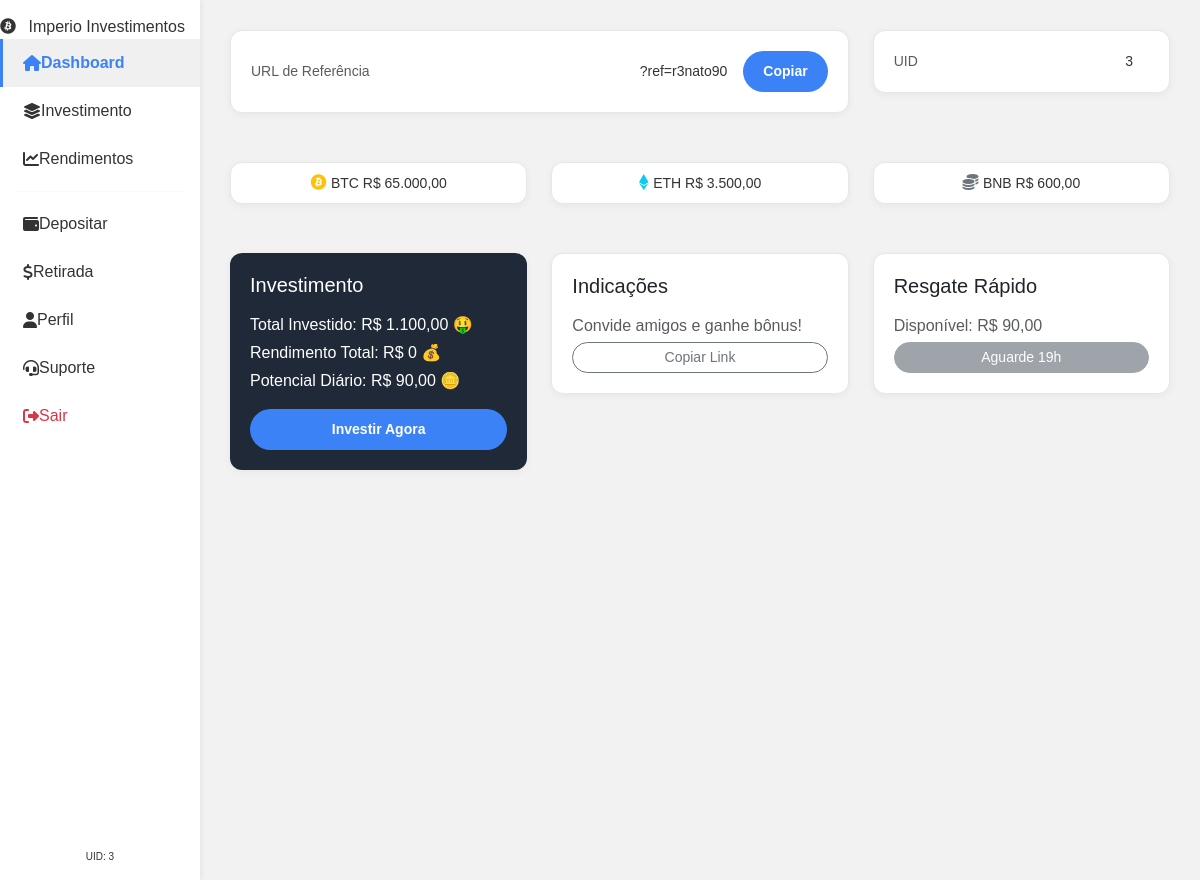
Before: /dashboard.php (signed in) with the older database file.
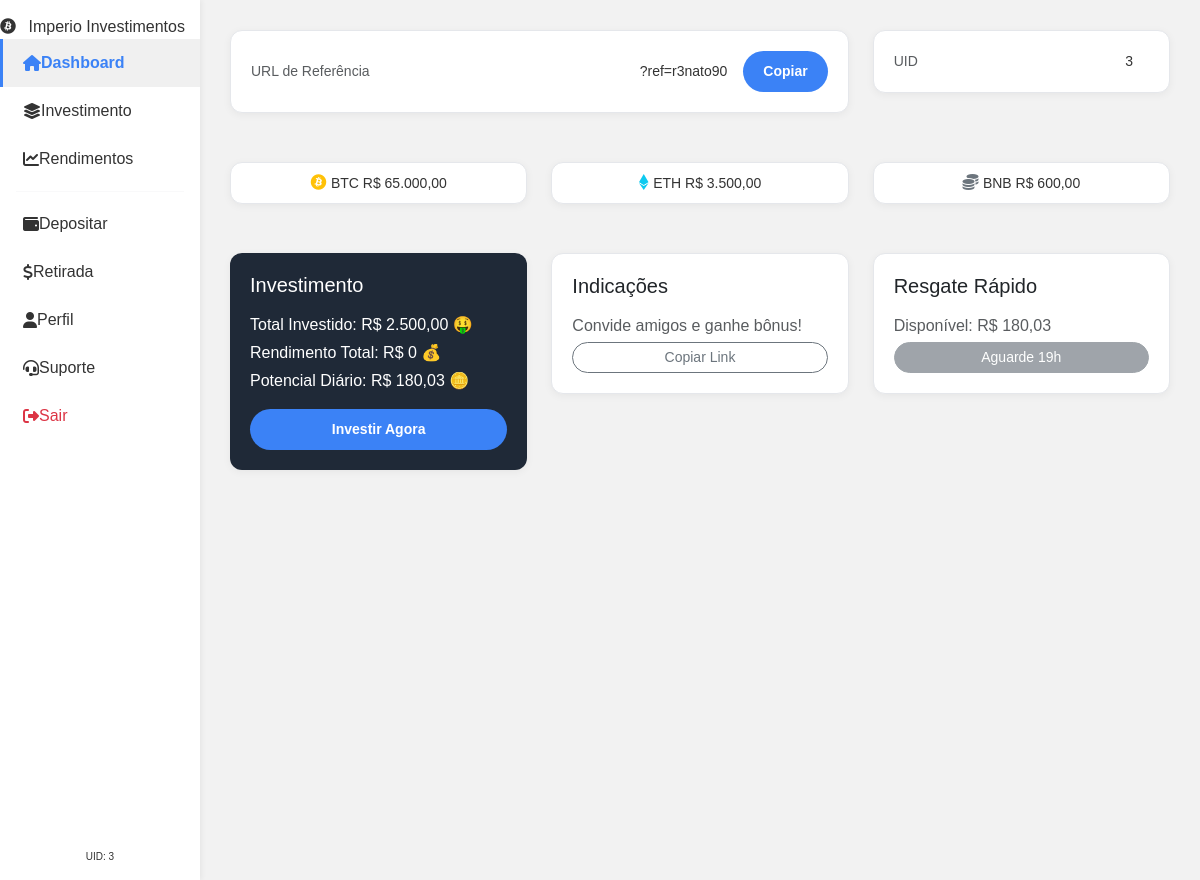
After: the same page with the newer database file.
### tables this page shows
CREATE TABLE `settings` (
  `id` int(11) NOT NULL,
  `setting_key` varchar(50) NOT NULL,
  `setting_value` text DEFAULT NULL,
  `description` varchar(255) DEFAULT NULL
);

CREATE TABLE `users` (
  `id` int(11) NOT NULL,
  `name` varchar(255) NOT NULL,
  `email` varchar(255) NOT NULL,
  `password` varchar(255) NOT NULL,
  `whatsapp` varchar(20) DEFAULT NULL,
  `cpf` varchar(14) DEFAULT NULL,
  `username` varchar(50) DEFAULT NULL,
  `role` enum('admin','user') DEFAULT 'user',
  `balance` decimal(15,2) DEFAULT 0.00,
  `referrer_id` int(11) DEFAULT NULL,
  `pix_key_type` varchar(20) DEFAULT NULL,
  `pix_key` varchar(255) DEFAULT NULL,
  `created_at` timestamp NULL DEFAULT current_timestamp(),
  `withdrawal_password` varchar(255) DEFAULT NULL
);

### functions.php (called while the page is built, shortened)
<?php
function getSetting($pdo, $key, $default = null) {
    $stmt = $pdo->prepare("SELECT setting_value FROM settings WHERE setting_key = ?");
    $stmt->execute([$key]);
    $res = $stmt->fetch();
    return $res ? $res['setting_value'] : $default;
}
?>

### dashboard.php (the view, shortened to what this page needs)
<?php
require 'db.php';
require 'functions.php';
function getNextCurrencyEmoji() {
    static $emojis = ['🤑', '💰', '🪙'];
    static $index = 0;
    $emoji = $emojis[$index];
    $index = ($index + 1) % count($emojis);
    return $emoji;
}
$user_id = $_SESSION['user_id'];
$role = $_SESSION['role'];
$stmt = $pdo->prepare("SELECT * FROM users WHERE id = ?");
$stmt->execute([$user_id]);
$currentUser = $stmt->fetch();
$site_name = getSetting($pdo, 'site_name', 'Imperio Invest');
    ?>
    <?php exit;
$page = isset($_GET['page']) ? $_GET['page'] : 'home';
?>
<!DOCTYPE html>
<html lang="pt-br">
<head>
    <link href="https://cdn.jsdelivr.net/npm/bootstrap@5.3.0/dist/css/bootstrap.min.css" rel="stylesheet">
    <link rel="stylesheet" href="https://cdnjs.cloudflare.com/ajax/libs/font-awesome/6.4.0/css/all.min.css">
</head>
<body>
<?php if ($role == 'user'): ?>
    <?php
        $invs = $pdo->query("SELECT * FROM user_investments WHERE user_id = $user_id AND status = 'active'")->fetchAll();
        $total_invested = 0; $today_yield = 0; $total_yield = 0; $unclaimed_yield = 0;
        $currentHour = (int)date('H');
        $is_claim_window = $currentHour >= 19 && $currentHour <= 23;
        foreach($invs as $i) {
            $total_invested += $i['amount'];
            $plan = $pdo->query("SELECT * FROM plans WHERE id={$i['plan_id']}")->fetch();
            $today_yield += $i['amount'] * ($plan['daily_percent']/100);
            $today = date('Y-m-d');
            if (empty($i['last_claim_date']) || $i['last_claim_date'] < $today) $unclaimed_yield += $i['daily_return'];
        }
        $refLink = getenv('BASE_URL') . "?ref=" . $currentUser['username'];
        $btc_price = number_format(getSetting($pdo, 'crypto_btc_price', 65000), 2, ',', '.');
        $eth_price = number_format(getSetting($pdo, 'crypto_eth_price', 3500), 2, ',', '.');
        $bnb_price = number_format(getSetting($pdo, 'crypto_bnb_price', 600), 2, ',', '.');
    ?>
    <div class="user-desktop-wrapper d-none d-lg-flex">
        <div class="desktop-sidebar">
            <div class="sidebar-header"><i class="fab fa-bitcoin me-2"></i> <?=$site_name?></div>
            <a href="?page=home" class="desktop-nav-link <?= $page=='home'?'active':'' ?>"><i class="fas fa-home"></i> Dashboard</a>
            <a href="?page=invest" class="desktop-nav-link <?= $page=='invest'?'active':'' ?>"><i class="fas fa-layer-group"></i> Investimento</a>
            <a href="?page=active_plans" class="desktop-nav-link <?= $page=='active_plans'?'active':'' ?>"><i class="fas fa-chart-line"></i> Rendimentos</a>
            <hr class="mx-3 my-2" style="border-color: var(--card-border);">
            <a href="?page=deposit" class="desktop-nav-link <?= $page=='deposit'?'active':'' ?>"><i class="fas fa-wallet"></i> Depositar</a>
            <a href="?page=withdraw" class="desktop-nav-link <?= $page=='withdraw'?'active':'' ?>"><i class="fas fa-dollar-sign"></i> Retirada</a>
            <a href="?page=profile" class="desktop-nav-link <?= $page=='profile'?'active':'' ?>"><i class="fas fa-user"></i> Perfil</a>
            <a href="?page=support" class="desktop-nav-link <?= $page=='support'?'active':'' ?>"><i class="fas fa-headset"></i> Suporte</a>
            <a href="auth.php?logout=true" class="desktop-nav-link text-danger"><i class="fas fa-sign-out-alt"></i> Sair</a>
            <div class="position-absolute bottom-0 p-3 w-100 text-center"><div style="font-size:10px;">UID: <?=$currentUser['id']?></div></div>
        </div>
        <div class="desktop-main-content">
            <?php if($page == 'home'): ?>
                <div class="row">
                    <div class="col-lg-8 mb-4">
                        <div class="card-desktop d-flex justify-content-between align-items-center">
                            <div class="text-muted small me-3">URL de Referência</div>
                            <div class="d-flex align-items-center"><span class="me-3 small text-truncate"><?=$refLink?></span><button onclick="copyLink('<?=$refLink?>')" class="btn btn-sm btn-primary rounded-pill">Copiar</button></div>
                        </div>
                    </div>
                    <div class="col-lg-4 mb-4">
                        <div class="card-desktop d-flex justify-content-between align-items-center">
                            <div class="text-muted small me-3">UID</div><div class="d-flex align-items-center"><span class="me-3 small"><?=$currentUser['id']?></span></div>
                        </div>
                    </div>
                </div>
                <div class="row mb-4">
                    <div class="col-4">
                         <div class="card-desktop p-2 text-center"><i class="fab fa-bitcoin text-warning"></i> <span class="small">BTC R$ <?=$btc_price?></span></div>
                    </div>
                    <div class="col-4">
                         <div class="card-desktop p-2 text-center"><i class="fab fa-ethereum text-info"></i> <span class="small">ETH R$ <?=$eth_price?></span></div>
                    </div>
                     <div class="col-4">
                         <div class="card-desktop p-2 text-center"><i class="fas fa-coins text-secondary"></i> <span class="small">BNB R$ <?=$bnb_price?></span></div>
                    </div>
                </div>
                <div class="row">
                    <div class="col-lg-4 mb-4">
                        <div class="card-desktop card-dark-desktop">
                            <h5 class="text-white mb-3">Investimento</h5>
                            <p class="mb-1">Total Investido: R$ <?=number_format($total_invested, 2, ',', '.')?> <?=getNextCurrencyEmoji()?></p>
                            <p class="mb-1">Rendimento Total: R$ 0 <?=getNextCurrencyEmoji()?></p>
                            <p class="mb-3">Potencial Diário: R$ <?=number_format($today_yield, 2, ',', '.')?> <?=getNextCurrencyEmoji()?></p>
                            <a href="?page=invest" class="btn btn-sm btn-primary w-100 rounded-pill">Investir Agora</a>
                        </div>
                    </div>
                    <div class="col-lg-4 mb-4">
                         <div class="card-desktop">
                            <h5 class="text-dark mb-3">Indicações</h5>
                            <p class="mb-1 text-muted">Convide amigos e ganhe bônus!</p>
                            <button onclick="copyLink('<?=$refLink?>')" class="btn btn-sm btn-outline-secondary w-100 rounded-pill">Copiar Link</button>
                        </div>
                    </div>
                     <div class="col-lg-4 mb-4">
                         <div class="card-desktop">
                            <h5 class="text-dark mb-3">Resgate Rápido</h5>
                            <p class="mb-1 text-muted">Disponível: R$ <?=number_format($unclaimed_yield, 2, ',', '.')?></p>
                            <?php if ($unclaimed_yield > 0 && $is_claim_window): ?>
                                <a href="?page=active_plans" class="btn btn-sm btn-success w-100 rounded-pill">RESGATAR</a>
                            <?php else: ?>
                                <button class="btn btn-sm btn-secondary w-100 rounded-pill" disabled>Aguarde 19h</button>
                            <?php endif; ?>
                        </div>
                    </div>
                </div>
            <?php endif; ?>
        </div>
    </div>
<?php endif; ?>
</body>
</html>

Changed rows visible on the page:
added settings: setting_value "65.000,00"
added settings: setting_value "3.500,00"
added settings: setting_value "600,00"
Other visible differences:
$total_invested: "1.100,00" → "2.500,00"
$today_yield: "90,00" → "180,03"
$unclaimed_yield: "90,00" → "180,03"
$btc_price: "65.000,00" → (not shown)
$eth_price: "3.500,00" → (not shown)
$bnb_price: "600,00" → (not shown)
